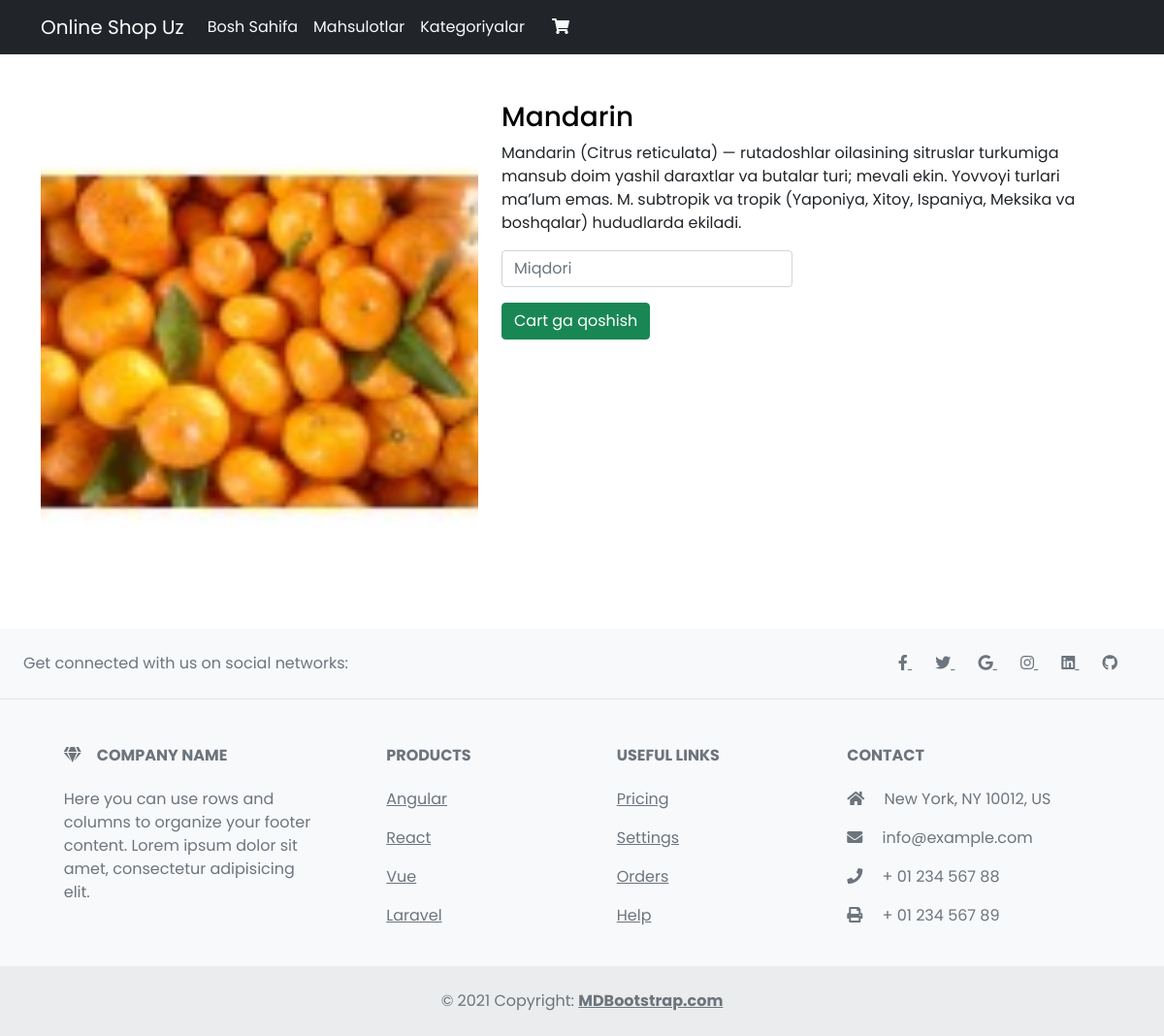
Page /detail/5/ on the committed database.
### shop/models.py (models this page shows)
class Product(models.Model):
    COLORS = (
        ('white', 'WHITE'),
        ('black', 'BLACK'),
        ('blue', 'BLUE'),
        ('green', 'GREEN'),
        ('yellow', 'YELLOW'),
        ('red', 'RED'),
        ('tomato', 'TOMATO'),
        ('pink', 'PINK'),
        ('teal', 'TEAL'),
        ('brown', 'BROWN'),
    )
    name = models.CharField("Name", max_length=100)
    slug = models.SlugField("*", max_length=100)
    category = models.ForeignKey(
        Category,
        on_delete=models.PROTECT,
        related_name='products'
        )
    image = models.ImageField("Product image", upload_to='product_images/')
    price = models.PositiveIntegerField("Price", default=0)
    description = models.TextField("About product")
    in_stock = models.PositiveIntegerField("Count", default=1)
    colors = models.ManyToManyField(Colors, related_name="colors", null=True, blank=True)
    discount = models.CharField("Discount", max_length=10, blank=True)
    def __str__(self):
        return f"{self.name}"
    class Meta:
        ordering = ["-id"]

### shop/views.py (the view)
# urls.py: path("detail/<int:p_id>/", views.detail, name='detail'),
def detail(request, p_id):
    obj = Product.objects.select_related("category").get(id=p_id)
    category = obj.category
    related_product = Product.objects.filter(category=category)
    print(obj)
    context = {
        "object":obj,
        "products": related_product
    }
    return render(request, "detail.html", context)

### shop/context_pro.py (called while the page is built)
def view_all(request):
    context = {
        'banners': BannerHeader.objects.all(),
        'categories': Category.objects.all(),
    }
    return context

### templates/detail.html (shortened to what this page needs)
{% extends 'base.html' %}
  {% block content %}
      <div class="container mt-5">
        <div class="row">
            <div class="col-md-5">
                <div class="image-content-hidden">
                    <img src="{{ object.image.url }}" class="w-100 hoverabel-animation" alt="">
                </div>
            </div>
            <div class="col-md-7">
                <h3 class="title">{{ object.name }}</h3>
                <p>{{ object.description }}</p>
                <div class="add-content form-group">
                    <input type="number" class="form-control" style="width: 300px;" placeholder="Miqdori">
                    <button class="btn btn-success mt-3" onclick="AddToCartQty( {{ object.id }}, this.parentElement.children[0].value )">Cart ga qoshish</button>
                </div>
            </div>
        </div>
      </div>
      <br>
      <br>
{% endblock %}

### staticfiles/css/style.css (style rules this page uses)
* { margin: 0; padding: 0; box-sizing: border-box; font-family: 'Poppins', sans-serif; }
.title { color: #000; text-decoration: none; }
.image-content-hidden { width: 100%; height: auto; overflow: hidden; }
.hoverabel-animation { transition: all 0.5s; }

### templates/base.html (style rules this page uses)
* { margin: 0; padding: 0; box-sizing: border-box; font-family: 'Poppins', sans-serif; }
.title { color: #000; text-decoration: none; }
.image-content-hidden { width: 100%; height: auto; overflow: hidden; }
.hoverabel-animation { transition: all 0.5s; }

### rows in the picture
Product: image (picture), name "Mandarin", description "Mandarin (Citrus reticulata) — rutadoshlar oilasining sitruslar turkumiga mansub doim yashil daraxtlar va butalar turi; mevali ekin. Yovvoyi turlari maʼlum emas. M. subtropik va tropik (Yaponiya, Xitoy, Ispaniya, Meksika va boshqalar) hududlarda ekiladi."
